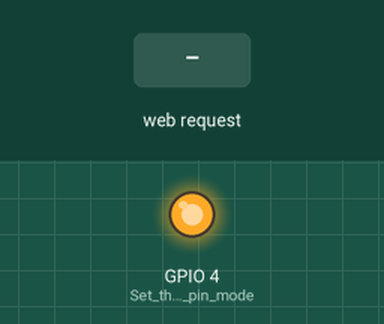
Simulated run of this sketch. Board: ESP32. Shown: output pins drawn as LEDs (lit = HIGH). Inputs (shaded band) come from the test bench. WiFi joins after 1.5 s; servers stay silent unless stated; what the sketch prints to the serial monitor is not drawn.

Above: at 1.6 s.
At 2.7 s:
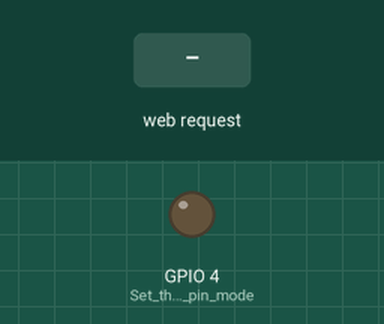
2.8 s: HTTP request GET /?On= received
At 4.2 s:
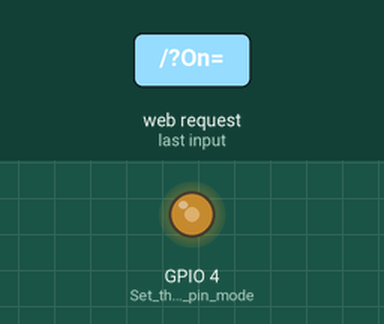
Timing chart, 0 to 5.8 s (numbered marks = the images above; inputs shaded):
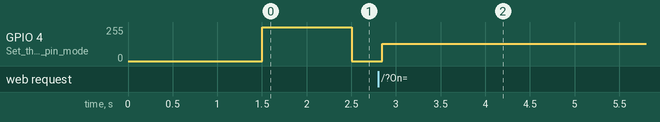

The sketch:

1.ino
```cpp
#include <WiFi.h>
#include <WebServer.h>

// WiFi credentials
const char *ssid = "***";
const char *password = "***";

// Create a server at port 80
WiFiServer server(80);

// Variables to store the On and Off times
unsigned long onTime = 1000;  // Default to 1 second on
unsigned long offTime = 1000; // Default to 1 second off
bool ledState = LOW;
unsigned long previousMillis = 0;

void setup() {
  Serial.begin(115200);
  pinMode(4, OUTPUT);  // Set the LED pin mode

  // Connect to WiFi
  Serial.println();
  Serial.print("Connecting to ");
  Serial.println(ssid);
  WiFi.begin(ssid, password);

  while (WiFi.status() != WL_CONNECTED) {
    delay(500);
    Serial.print(".");
  }

  Serial.println("");
  Serial.println("WiFi connected.");
  Serial.println("IP address: ");
  Serial.println(WiFi.localIP());

  // Start the server
  server.begin();
}

void loop() {
  // Handle LED timing
  unsigned long currentMillis = millis();

  if (ledState == HIGH && currentMillis - previousMillis >= onTime) {
    ledState = LOW;  // Turn it off
    previousMillis = currentMillis; // Remember the time
    digitalWrite(4, ledState);  // Update the actual LED
  } else if (ledState == LOW && currentMillis - previousMillis >= offTime) {
    ledState = HIGH;  // Turn it on
    previousMillis = currentMillis; // Remember the time
    digitalWrite(4, ledState);  // Update the actual LED
  }

  WiFiClient client = server.available();  // Listen for incoming clients

  if (client) {
    Serial.println("New Client.");
    String currentLine = "";  // Make a String to hold incoming data from the client
    String header = "";       // Store the HTTP request

    while (client.connected()) {
      if (client.available()) {
        char c = client.read();
        header += c;

        if (c == '\n') {
          // If the current line is blank, you got two newline characters in a row
          // that's the end of the client HTTP request, so send a response
          if (currentLine.length() == 0) {
            // HTTP response header
            client.println("HTTP/1.1 200 OK");
            client.println("Content-type:text/html");
            client.println();

            // HTML content
            client.print("<html><form action=\"\" method=\"get\" class=\"form-example\">");
            client.print("<label for=\"ON\">Time(ms) on: </label>");
            client.print("<input type=\"text\" name=\"On\" id=\"On\" required><br><br>");
            client.print("<label for=\"OFF\">Time(ms) off: </label>");
            client.print("<input type=\"text\" name=\"off\" id=\"off\" required><br><br>");
            client.print("<input type=\"submit\" value=\"Send\"></form></html>");

            client.println();
            break;
          } else {
            currentLine = "";
          }
        } else if (c != '\r') {
          currentLine += c;
        }
      }
    }

    // Parse HTTP GET parameters
    if (header.indexOf("GET /?On=") >= 0) {
      int onIndex = header.indexOf("On=") + 3;
      int ampIndex = header.indexOf("&", onIndex);
      String onTimeStr = header.substring(onIndex, ampIndex);
      onTime = onTimeStr.toInt();

      int offIndex = header.indexOf("off=") + 4;
      int endIndex = header.indexOf(" ", offIndex);
      String offTimeStr = header.substring(offIndex, endIndex);
      offTime = offTimeStr.toInt();

      Serial.print("Received On Time: ");
      Serial.println(onTime);
      Serial.print("Received Off Time: ");
      Serial.println(offTime);
    }

    // Close the connection
    client.stop();
    Serial.println("Client Disconnected.");
  }
}
```
